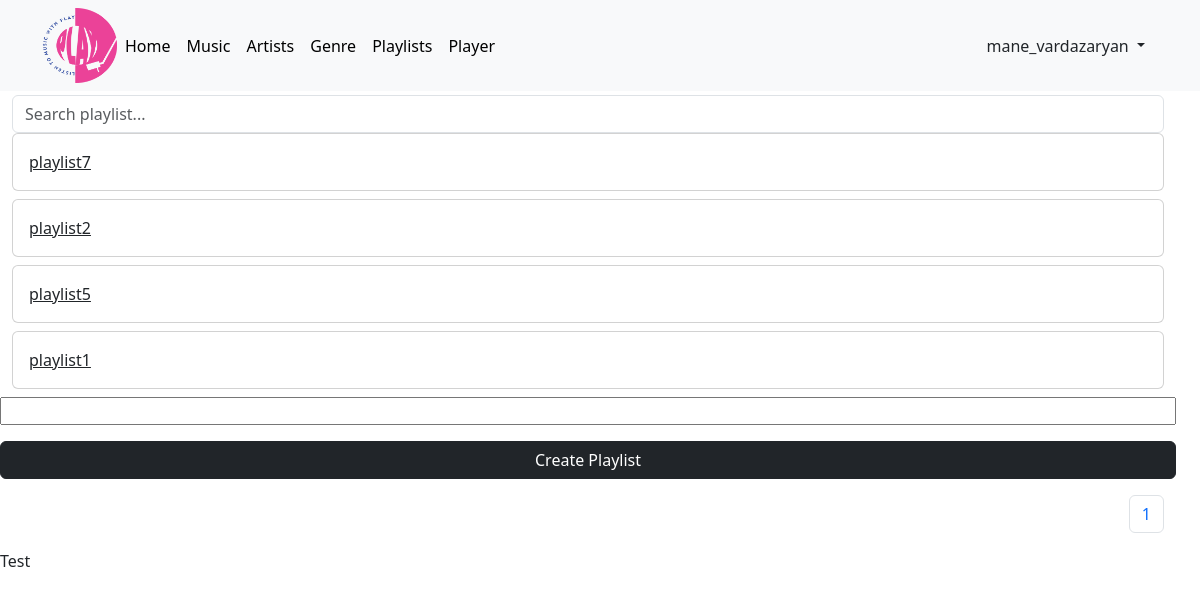
The page /playlists/ (signed in) on the database as committed earlier.
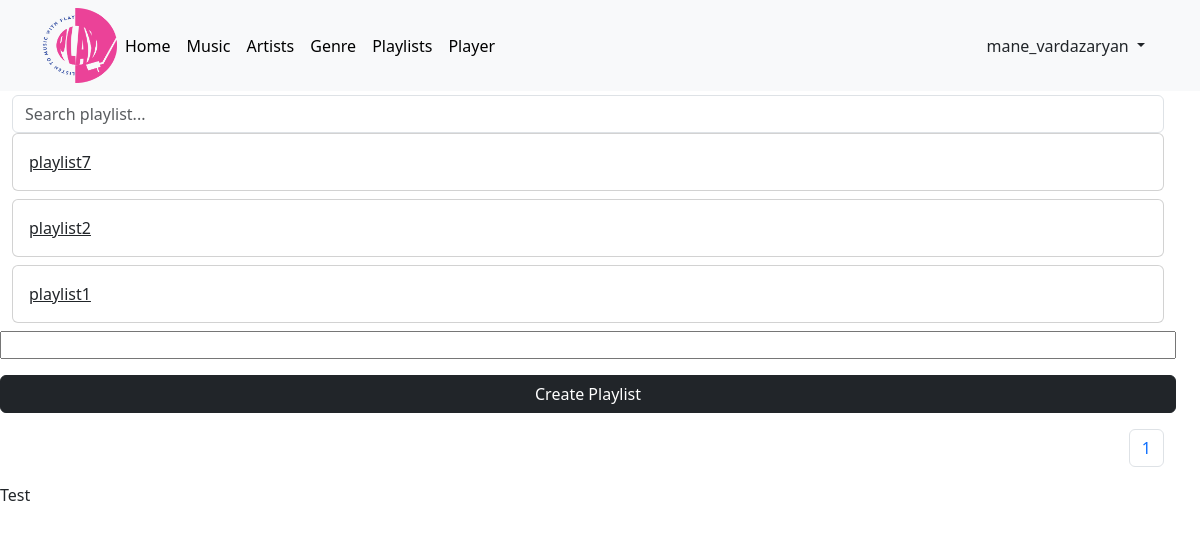
The same page on the database as committed later.
### music_app/models.py (models this page shows, shortened)
class Playlist(models.Model):
    user = models.ForeignKey(User, related_name='playlist_user', on_delete=models.CASCADE)
    name = models.CharField(max_length=155, )
    music = models.ManyToManyField(Music, related_name='playlist_music', blank=True)
    def get_absolute_url(self):
        return reverse('music_app:playlist_detail', kwargs={'playlist_name': self.name})

### music_app/views.py (the view)
# urls.py: path('playlists/', views.PlaylistView.as_view(), name='playlists'),
class PlaylistView(LoginRequiredMixin, ListView):
    template_name = '../templates/music_app/playlists.html'
    paginate_by = 16
    queryset = Playlist.objects.all()
    context_object_name = 'playlists'
    def get_queryset(self):
        self.queryset = self.queryset.filter(user=self.request.user)
        return self.queryset

### music_app/views.py (called while the page is built)
    @method_decorator(login_required())
    def dispatch(self, request, *args, **kwargs):
        return super().dispatch(request, *args, **kwargs)

### templates/music_app/playlists.html (shortened to what this page needs)
{% extends 'includes/base.html' %}
{% block content  %}
{% load static %}
 <div class="music_container row container-fluid">
    <h1 class="title">Playlists</h1>
    {% if playlists %}
        <form class='search' autocomplete='off'>
            <div class='autocomplete'>
                <input type='text' id='filter' onkeyup='filter_search()' placeholder='Search playlist...' class='form-control me-2'>
            </div>
        </form>
    {% endif %}
    <div class="playlists_block">
        {% for playlist in playlists %}
            <div class="card mb-2 block playlists">
                <a href="{{playlist.get_absolute_url}}" class="card-body name playlist">{{ playlist.name }}</a>
            </div>
        {% endfor %}
    </div>
    <input type="text" class="playlist_name">
    <button type="button" class="btn btn-dark my-3 create_playlist">Create Playlist</button>
    <nav aria-label="...">
        <ul class="pagination d-flex justify-content-end">
            <li class="page-item"><a class="page-link" href="#">{{ page_obj.number }}</a></li>
        </ul>
    </nav>
</div>
<div class="test">Test</div>
{% endblock %}

Rows that differ between the two databases and show on the page:
removed Playlist: name "playlist5"
